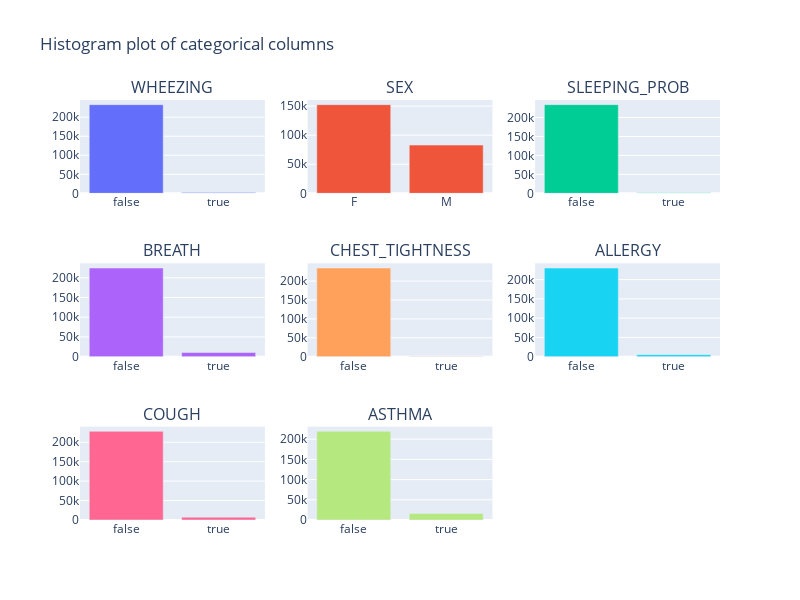

This figure's notebook cell:
### Code cell
n_cols = 3
n_rows = n_rows = int(np.ceil(len(categorical_a.copy()) / n_cols))

"""Histogram using plotly"""
fig = make_subplots(rows=n_rows, cols=n_cols,
                    subplot_titles=tuple(categorical_a.copy()))

for i, col in enumerate(categorical_a.copy()):
    counts = data_dict['A'][col].value_counts()
    fig.add_trace(go.Bar(name=col, x=counts.index, y=counts.values), 
                  row=i//n_cols + 1,
                  col=i%n_cols + 1)

fig.update_layout(title="Histogram plot of categorical columns",
                 height=600,
                 width=800,
                 showlegend=False)

### Figure 1 — Plotly figure (JSON) as saved in the notebook; plotly's stock layout.template omitted (floating-point values rounded to 4 significant figures)
{"data": [{"name": "WHEEZING", "type": "bar", "x": [false, true], "xaxis": "x", "y": [232933, 2463], "yaxis": "y"}, {"name": "SEX", "type": "bar", "x": ["F", "M"], "xaxis": "x2", "y": [152437, 82959], "yaxis": "y2"}, {"name": "SLEEPING_PROB", "type": "bar", "x": [false, true], "xaxis": "x3", "y": [233764, 1632], "yaxis": "y3"}, {"name": "BREATH", "type": "bar", "x": [false, true], "xaxis": "x4", "y": [224873, 10523], "yaxis": "y4"}, {"name": "CHEST_TIGHTNESS", "type": "bar", "x": [false, true], "xaxis": "x5", "y": [234676, 720], "yaxis": "y5"}, {"name": "ALLERGY", "type": "bar", "x": [false, true], "xaxis": "x6", "y": [230109, 5287], "yaxis": "y6"}, {"name": "COUGH", "type": "bar", "x": [false, true], "xaxis": "x7", "y": [228116, 7280], "yaxis": "y7"}, {"name": "ASTHMA", "type": "bar", "x": [false, true], "xaxis": "x8", "y": [219417, 15979], "yaxis": "y8"}], "layout": {"annotations": [{"font": {"size": 16}, "showarrow": false, "text": "WHEEZING", "x": 0.1444, "xanchor": "center", "xref": "paper", "y": 1, "yanchor": "bottom", "yref": "paper"}, {"font": {"size": 16}, "showarrow": false, "text": "SEX", "x": 0.5, "xanchor": "center", "xref": "paper", "y": 1, "yanchor": "bottom", "yref": "paper"}, {"font": {"size": 16}, "showarrow": false, "text": "SLEEPING_PROB", "x": 0.8556, "xanchor": "center", "xref": "paper", "y": 1, "yanchor": "bottom", "yref": "paper"}, {"font": {"size": 16}, "showarrow": false, "text": "BREATH", "x": 0.1444, "xanchor": "center", "xref": "paper", "y": 0.6111, "yanchor": "bottom", "yref": "paper"}, {"font": {"size": 16}, "showarrow": false, "text": "CHEST_TIGHTNESS", "x": 0.5, "xanchor": "center", "xref": "paper", "y": 0.6111, "yanchor": "bottom", "yref": "paper"}, {"font": {"size": 16}, "showarrow": false, "text": "ALLERGY", "x": 0.8556, "xanchor": "center", "xref": "paper", "y": 0.6111, "yanchor": "bottom", "yref": "paper"}, {"font": {"size": 16}, "showarrow": false, "text": "COUGH", "x": 0.1444, "xanchor": "center", "xref": "paper", "y": 0.2222, "yanchor": "bottom", "yref": "paper"}, {"font": {"size": 16}, "showarrow": false, "text": "ASTHMA", "x": 0.5, "xanchor": "center", "xref": "paper", "y": 0.2222, "yanchor": "bottom", "yref": "paper"}], "height": 600, "showlegend": false, "title": {"text": "Histogram plot of categorical columns"}, "width": 800, "xaxis": {"anchor": "y", "domain": [0, 0.2889]}, "xaxis2": {"anchor": "y2", "domain": [0.3556, 0.6444]}, "xaxis3": {"anchor": "y3", "domain": [0.7111, 1]}, "xaxis4": {"anchor": "y4", "domain": [0, 0.2889]}, "xaxis5": {"anchor": "y5", "domain": [0.3556, 0.6444]}, "xaxis6": {"anchor": "y6", "domain": [0.7111, 1]}, "xaxis7": {"anchor": "y7", "domain": [0, 0.2889]}, "xaxis8": {"anchor": "y8", "domain": [0.3556, 0.6444]}, "xaxis9": {"anchor": "y9", "domain": [0.7111, 1]}, "yaxis": {"anchor": "x", "domain": [0.7778, 1]}, "yaxis2": {"anchor": "x2", "domain": [0.7778, 1]}, "yaxis3": {"anchor": "x3", "domain": [0.7778, 1]}, "yaxis4": {"anchor": "x4", "domain": [0.3889, 0.6111]}, "yaxis5": {"anchor": "x5", "domain": [0.3889, 0.6111]}, "yaxis6": {"anchor": "x6", "domain": [0.3889, 0.6111]}, "yaxis7": {"anchor": "x7", "domain": [0, 0.2222]}, "yaxis8": {"anchor": "x8", "domain": [0, 0.2222]}, "yaxis9": {"anchor": "x9", "domain": [0, 0.2222]}}}
